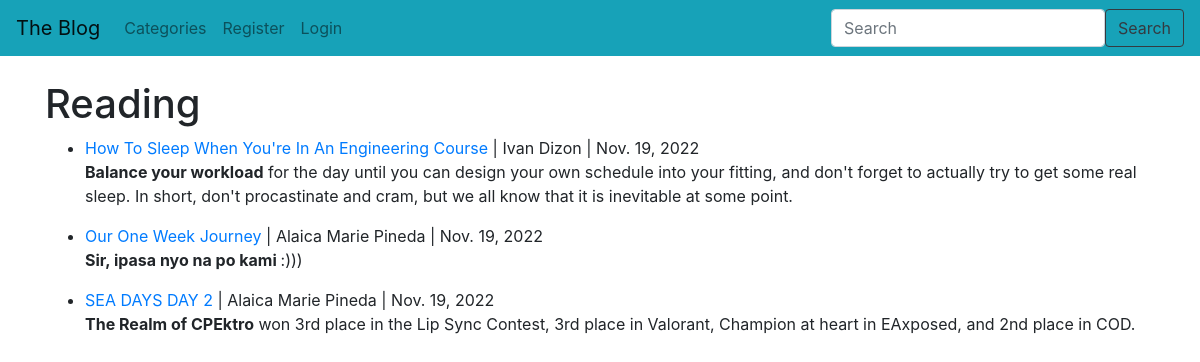
/category/Reading/, run on the app's committed database.
### bloggerist/models.py (models this page shows, shortened)
class Post(models.Model):
    title = models.CharField(max_length=255)
    header_image = models.ImageField(null=True, blank=True, upload_to="images/")
    title_tag = models.CharField(max_length=255)
    author = models.ForeignKey(User, on_delete=models.CASCADE)
    body = RichTextField(blank=True, null=True)
    post_date = models.DateField(auto_now_add=True)
    category = models.CharField(max_length=255, default='coding')
    snippet = models.CharField(max_length=255)
    likes = models.ManyToManyField(User, related_name='blog_posts')

### bloggerist/views.py (the view)
# urls.py: path('category/<str:cats>/', CategoryView, name='category'),
def CategoryView(request, cats):
    category_posts = Post.objects.filter(category=cats)
    return render(request, 'categories.html', {'cats': cats.title(), 'category_posts': category_posts})

### templates/categories.html (shortened to what this page needs)
{% extends 'base.html' %}
{% block content %}
{% if category_posts %}
    <h1>{{ cats }}</h1>
     <ul>
    {% for post in category_posts %}
        <li><a href="{% url 'article-detail' post.pk %}">{{ post.title }}</a> | {{ post.author.first_name }} {{ post.author.last_name }} |
            {{ post.post_date }}  <br/>
        {{ post.body |slice:":500"|safe }}</li>
    {% endfor %}
    </ul>
{% else %}
    <h2>There are no current posts at the moment...</h2>
{% endif %}
{% endblock %}

### data on the page
Post: title "How To Sleep When You're In An Engineering Course", author.first_name "Ivan", author.last_name "Dizon", post_date "Nov. 19, 2022", body "Balance your workload for the day until you can design your own schedule into your fitting, and don't forget to actually try to get some real sleep. In short, don't procastinate and cram, but we all know that it is inevitable at some point."
Post: title "Our One Week Journey", author.first_name "Alaica Marie", author.last_name "Pineda", post_date "Nov. 19, 2022", body "Sir, ipasa nyo na po kami :)))"
Post: title "SEA DAYS DAY 2", author.first_name "Alaica Marie", author.last_name "Pineda", post_date "Nov. 19, 2022", body "The Realm of CPEktro won 3rd place in the Lip Sync Contest, 3rd place in Valorant, Champion at heart in EAxposed, and 2nd place in COD."

### other printed values
{{ cats }} "Reading"
